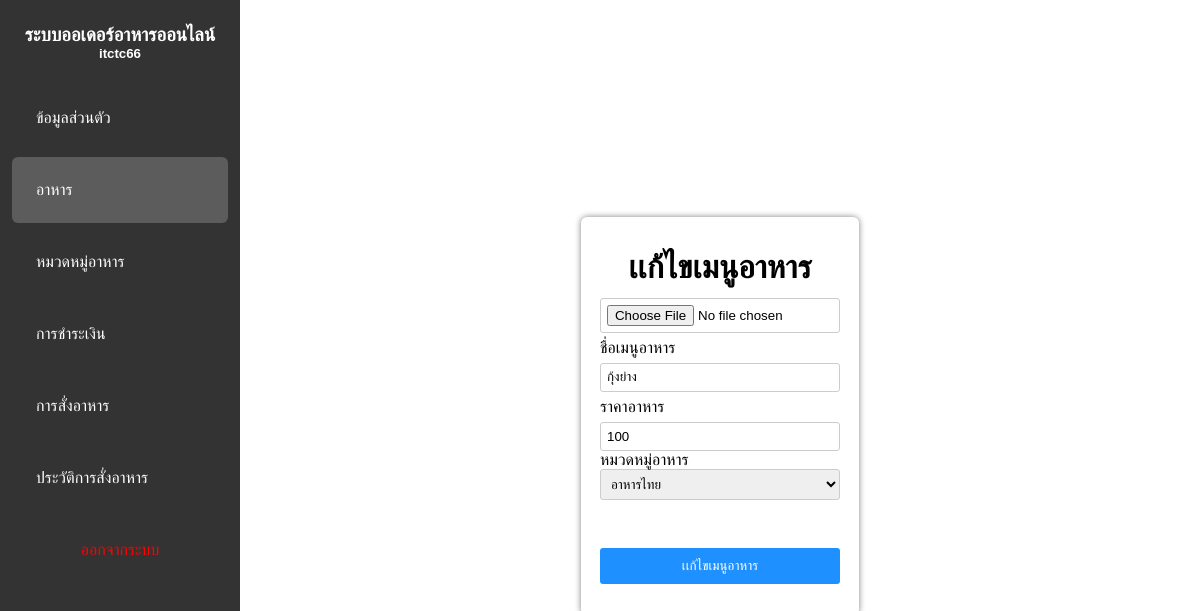
/admin/food_edit.php?id=4 (signed in), run on the app's committed database.
### tables this page shows
CREATE TABLE `food` (
  `food_id` int(11) NOT NULL,
  `food_name` varchar(100) NOT NULL,
  `price_food` varchar(100) NOT NULL,
  `ca_id` int(11) NOT NULL,
  `img` varchar(111) NOT NULL,
  `status` enum('0','1') NOT NULL
);

CREATE TABLE `category` (
  `ca_id` int(11) NOT NULL,
  `ca_name` varchar(100) NOT NULL
);

### config/database.php (called while the page is built, shortened)
<?php
class Database{
    public $host = "localhost";
    public $username = "ball";
    public $password = "123456";
    public $dbname = "p3_food";
    public $db;
    public function dbconnnect(){
        $this->db = new mysqli($this->host, $this->username, $this->password, $this->dbname);
    $this->db->set_charset("utf8mb4");
    }
    public function selectwhere($table, $where){
        $condition = "";
        foreach($where as $key => $value){
            $condition .= $key . " = '" . $value . "' AND ";
        }
        $condition = substr($condition, 0, -5);
        $sql = "SELECT * FROM " . $table . " WHERE " . $condition . " ";
        $result = $this->db->query($sql);
        $list = array();
        while($data = $result->fetch_assoc()){
            $list[] = $data;
        }
        return $list;
    }
}
?>

### config/load.php (called while the page is built, shortened)
<?php
require_once 'database.php';
$db = new Database();
?>

### admin/food_edit.php (the view, shortened to what this page needs)
<?php
require_once 'header.php';
$where_food = array(
    'food_id' => $_GET['id']
);
$log2 = $db->selectwhere('food', $where_food);
foreach($log2 as $row_food);
$where = array(
    'ca_id' => $row_food['ca_id']
);
$log4 = $db->selectwhere('category', $where);
foreach($log4 as $row_ca);
?>
<body>
    <div class="d-center">
        <div class="box-fixed boxset-form">
            <div class="form-style">
            <form method="post" enctype="multipart/form-data">
                <h1>เเก้ไขเมนูอาหาร</h1>
                <center>
                    <input type="file" name="img" >
                </center>
                <p>ชื่อเมนูอาหาร</p>
                <input type="text" name="food_name" required value="<?php echo $row_food['food_name'] ?>">
                <p>ราคาอาหาร</p>
                <input type="text" name="price_food" required value="<?php echo $row_food['price_food'] ?>">
                <br>
                <label for="category">หมวดหมู่อาหาร</label>
                <select name="category" id="category" required>
                <option selected value="<?php echo $row_ca['ca_id'] ?>"><?php echo $row_ca['ca_name'] ?></option>
                </select>
                <br><br>
                <button type="submit">
                    เเก้ไขเมนูอาหาร
                </button>
            </form>
            </div>
        </div>
    </div>
</body>
</html>

### config/style.css (style rules this page uses)
* { margin: 0; padding: 0; box-sizing: border-box; font-family: Arial,sans-serif; }
.d-center { display: flex; justify-content: center; align-items: center; height: 100vh; }
.box-fixed { box-shadow: 0px 0px 6px 0px gray; padding: 1.2rem; border-radius: 6px; }
.boxset-form { width: 30%; }
.form-style h1 { margin:12px 0px 12px 0px; text-align: center; }
.form-style p { margin:6px 0px 6px 0px; }
.form-style input { width: 100%; padding: 6px; border: 1px solid #ccc; border-radius: 3px; outline:none; }
.form-style button { display: block; width: 100%; margin:12px 0px 12px 0px; padding:10px 12px; border-radius: 3px; border:none; background-color: dodgerblue; color:white; cursor: pointer; }
.form-style select { display: block; width: 100%; padding: 6px; border-radius: 3px; border: 1px solid #ccc; cursor: pointer; outline:none; }
h1 { text-align: center; }

### admin/sidebar.php (style rules this page uses)
* { margin: 0; padding: 0; box-sizing:border-box; font-family: Arial,sans-serif; }

### data on the page
food: food_name "กุ้งย่าง", price_food "100"
category: category "อาหารไทย"
